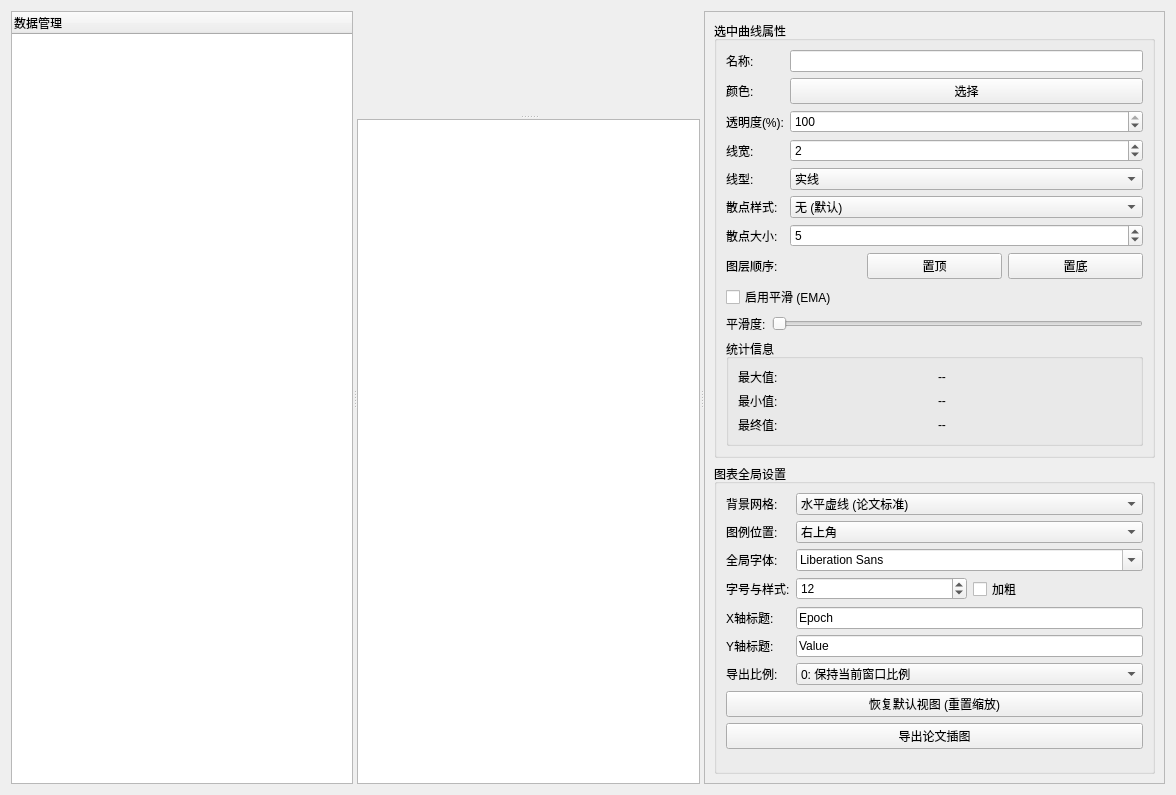
<?xml version="1.0" encoding="UTF-8"?>
<ui version="4.0">
 <class>CsvAnalyzeWidget</class>
 <widget class="QWidget" name="CsvAnalyzeWidget">
  <property name="geometry">
   <rect>
    <x>0</x>
    <y>0</y>
    <width>1176</width>
    <height>795</height>
   </rect>
  </property>
  <property name="windowTitle">
   <string>CsvAnalyzeWidget</string>
  </property>
  <layout class="QVBoxLayout" name="verticalLayout">
   <item>
    <widget class="QSplitter" name="Hsplitter">
     <property name="sizePolicy">
      <sizepolicy hsizetype="Expanding" vsizetype="Expanding">
       <horstretch>0</horstretch>
       <verstretch>0</verstretch>
      </sizepolicy>
     </property>
     <property name="orientation">
      <enum>Qt::Orientation::Horizontal</enum>
     </property>
     <widget class="QTreeWidget" name="treeWidget">
      <property name="headerHidden">
       <bool>false</bool>
      </property>
      <column>
       <property name="text">
        <string>数据管理</string>
       </property>
      </column>
     </widget>
     <widget class="QSplitter" name="Vsplitter">
      <property name="orientation">
       <enum>Qt::Orientation::Vertical</enum>
      </property>
      <widget class="QCustomPlot" name="customPlot" native="true">
       <property name="sizePolicy">
        <sizepolicy hsizetype="Expanding" vsizetype="Expanding">
         <horstretch>0</horstretch>
         <verstretch>0</verstretch>
        </sizepolicy>
       </property>
      </widget>
      <widget class="QTableView" name="tableView"/>
     </widget>
     <widget class="QWidget" name="rightPanelWidget" native="true">
      <property name="sizePolicy">
       <sizepolicy hsizetype="Fixed" vsizetype="Preferred">
        <horstretch>0</horstretch>
        <verstretch>0</verstretch>
       </sizepolicy>
      </property>
      <layout class="QVBoxLayout" name="verticalLayout_2">
       <item>
        <widget class="QScrollArea" name="scrollArea">
         <property name="widgetResizable">
          <bool>true</bool>
         </property>
         <widget class="QWidget" name="scrollAreaWidgetContents">
          <property name="geometry">
           <rect>
            <x>0</x>
            <y>0</y>
            <width>272</width>
            <height>757</height>
           </rect>
          </property>
          <layout class="QVBoxLayout" name="verticalLayout_3">
           <item>
            <widget class="QGroupBox" name="groupCurveProps">
             <property name="title">
              <string>选中曲线属性</string>
             </property>
             <layout class="QVBoxLayout" name="curvePropsLayout">
              <item>
               <layout class="QFormLayout" name="formLayout">
                <item row="0" column="0">
                 <widget class="QLabel" name="labelName">
                  <property name="text">
                   <string>名称:</string>
                  </property>
                 </widget>
                </item>
                <item row="0" column="1">
                 <widget class="QLineEdit" name="editName"/>
                </item>
                <item row="1" column="0">
                 <widget class="QLabel" name="labelColor">
                  <property name="text">
                   <string>颜色:</string>
                  </property>
                 </widget>
                </item>
                <item row="1" column="1">
                 <widget class="QPushButton" name="btnColor">
                  <property name="text">
                   <string>选择</string>
                  </property>
                 </widget>
                </item>
                <item row="2" column="0">
                 <widget class="QLabel" name="labelAlpha">
                  <property name="text">
                   <string>透明度(%):</string>
                  </property>
                 </widget>
                </item>
                <item row="2" column="1">
                 <widget class="QSpinBox" name="spinAlpha">
                  <property name="maximum">
                   <number>100</number>
                  </property>
                  <property name="value">
                   <number>100</number>
                  </property>
                 </widget>
                </item>
                <item row="3" column="0">
                 <widget class="QLabel" name="labelWidth">
                  <property name="text">
                   <string>线宽:</string>
                  </property>
                 </widget>
                </item>
                <item row="3" column="1">
                 <widget class="QSpinBox" name="spinWidth">
                  <property name="minimum">
                   <number>1</number>
                  </property>
                  <property name="maximum">
                   <number>10</number>
                  </property>
                  <property name="value">
                   <number>2</number>
                  </property>
                 </widget>
                </item>
                <item row="4" column="0">
                 <widget class="QLabel" name="labelStyle">
                  <property name="text">
                   <string>线型:</string>
                  </property>
                 </widget>
                </item>
                <item row="4" column="1">
                 <widget class="QComboBox" name="comboStyle">
                  <item>
                   <property name="text">
                    <string>实线</string>
                   </property>
                  </item>
                  <item>
                   <property name="text">
                    <string>虚线</string>
                   </property>
                  </item>
                 </widget>
                </item>
                <item row="5" column="0">
                 <widget class="QLabel" name="labelScatter">
                  <property name="text">
                   <string>散点样式:</string>
                  </property>
                 </widget>
                </item>
                <item row="5" column="1">
                 <widget class="QComboBox" name="comboScatter">
                  <item>
                   <property name="text">
                    <string>无 (默认)</string>
                   </property>
                  </item>
                  <item>
                   <property name="text">
                    <string>圆圈 (Circle)</string>
                   </property>
                  </item>
                  <item>
                   <property name="text">
                    <string>方块 (Square)</string>
                   </property>
                  </item>
                  <item>
                   <property name="text">
                    <string>菱形 (Diamond)</string>
                   </property>
                  </item>
                  <item>
                   <property name="text">
                    <string>三角形 (Triangle)</string>
                   </property>
                  </item>
                 </widget>
                </item>
                <item row="6" column="0">
                 <widget class="QLabel" name="labelScatterSize">
                  <property name="text">
                   <string>散点大小:</string>
                  </property>
                 </widget>
                </item>
                <item row="6" column="1">
                 <widget class="QSpinBox" name="spinScatterSize">
                  <property name="minimum">
                   <number>1</number>
                  </property>
                  <property name="maximum">
                   <number>20</number>
                  </property>
                  <property name="value">
                   <number>5</number>
                  </property>
                 </widget>
                </item>
               </layout>
              </item>
              <item>
               <layout class="QHBoxLayout" name="layerLayout">
                <item>
                 <widget class="QLabel" name="labelLayer">
                  <property name="text">
                   <string>图层顺序:</string>
                  </property>
                 </widget>
                </item>
                <item>
                 <widget class="QPushButton" name="btnBringTop">
                  <property name="text">
                   <string>置顶</string>
                  </property>
                 </widget>
                </item>
                <item>
                 <widget class="QPushButton" name="btnSendBottom">
                  <property name="text">
                   <string>置底</string>
                  </property>
                 </widget>
                </item>
               </layout>
              </item>
              <item>
               <widget class="QCheckBox" name="checkSmooth">
                <property name="text">
                 <string>启用平滑 (EMA)</string>
                </property>
               </widget>
              </item>
              <item>
               <layout class="QHBoxLayout" name="smoothLayout">
                <item>
                 <widget class="QLabel" name="labelSmoothValue">
                  <property name="text">
                   <string>平滑度:</string>
                  </property>
                 </widget>
                </item>
                <item>
                 <widget class="QSlider" name="sliderSmooth">
                  <property name="maximum">
                   <number>99</number>
                  </property>
                  <property name="orientation">
                   <enum>Qt::Orientation::Horizontal</enum>
                  </property>
                 </widget>
                </item>
               </layout>
              </item>
              <item>
               <widget class="QGroupBox" name="groupStats">
                <property name="title">
                 <string>统计信息</string>
                </property>
                <layout class="QGridLayout" name="statsLayout">
                 <item row="0" column="0">
                  <widget class="QLabel" name="labelMaxTitle">
                   <property name="text">
                    <string>最大值:</string>
                   </property>
                  </widget>
                 </item>
                 <item row="0" column="1">
                  <widget class="QLabel" name="labelMaxValue">
                   <property name="text">
                    <string>--</string>
                   </property>
                  </widget>
                 </item>
                 <item row="1" column="0">
                  <widget class="QLabel" name="labelMinTitle">
                   <property name="text">
                    <string>最小值:</string>
                   </property>
                  </widget>
                 </item>
                 <item row="1" column="1">
                  <widget class="QLabel" name="labelMinValue">
                   <property name="text">
                    <string>--</string>
                   </property>
                  </widget>
                 </item>
                 <item row="2" column="0">
                  <widget class="QLabel" name="labelFinalTitle">
                   <property name="text">
                    <string>最终值:</string>
                   </property>
                  </widget>
                 </item>
                 <item row="2" column="1">
                  <widget class="QLabel" name="labelFinalValue">
                   <property name="text">
                    <string>--</string>
                   </property>
                  </widget>
                 </item>
                </layout>
               </widget>
              </item>
             </layout>
            </widget>
           </item>
           <item>
            <widget class="QGroupBox" name="groupGlobalSettings">
             <property name="title">
              <string>图表全局设置</string>
             </property>
             <layout class="QVBoxLayout" name="globalLayout">
              <item>
               <layout class="QFormLayout" name="globalFormLayout">
                <item row="0" column="0">
                 <widget class="QLabel" name="labelGrid">
                  <property name="text">
                   <string>背景网格:</string>
                  </property>
                 </widget>
                </item>
                <item row="0" column="1">
                 <widget class="QComboBox" name="comboGrid">
                  <item>
                   <property name="text">
                    <string>水平虚线 (论文标准)</string>
                   </property>
                  </item>
                  <item>
                   <property name="text">
                    <string>全网格</string>
                   </property>
                  </item>
                  <item>
                   <property name="text">
                    <string>无网格</string>
                   </property>
                  </item>
                 </widget>
                </item>
                <item row="1" column="0">
                 <widget class="QLabel" name="labelLegend">
                  <property name="text">
                   <string>图例位置:</string>
                  </property>
                 </widget>
                </item>
                <item row="1" column="1">
                 <widget class="QComboBox" name="comboLegend">
                  <property name="currentText">
                   <string>右上角</string>
                  </property>
                  <item>
                   <property name="text">
                    <string>右上角</string>
                   </property>
                  </item>
                  <item>
                   <property name="text">
                    <string>右下角</string>
                   </property>
                  </item>
                  <item>
                   <property name="text">
                    <string>隐藏图例</string>
                   </property>
                  </item>
                 </widget>
                </item>
                <item row="2" column="0">
                 <widget class="QLabel" name="labelFont">
                  <property name="text">
                   <string>全局字体:</string>
                  </property>
                 </widget>
                </item>
                <item row="2" column="1">
                 <widget class="QFontComboBox" name="comboFont">
                  <property name="currentFont">
                   <font>
                    <family>Arial</family>
                   </font>
                  </property>
                 </widget>
                </item>
                <item row="3" column="0">
                 <widget class="QLabel" name="labelFontSize">
                  <property name="text">
                   <string>字号与样式:</string>
                  </property>
                 </widget>
                </item>
                <item row="3" column="1">
                 <layout class="QHBoxLayout" name="fontStyleLayout">
                  <item>
                   <widget class="QSpinBox" name="spinFontSize">
                    <property name="minimum">
                     <number>6</number>
                    </property>
                    <property name="maximum">
                     <number>36</number>
                    </property>
                    <property name="value">
                     <number>12</number>
                    </property>
                   </widget>
                  </item>
                  <item>
                   <widget class="QCheckBox" name="checkFontBold">
                    <property name="text">
                     <string>加粗</string>
                    </property>
                   </widget>
                  </item>
                 </layout>
                </item>
                <item row="4" column="0">
                 <widget class="QLabel" name="labelXTitle">
                  <property name="text">
                   <string>X轴标题:</string>
                  </property>
                 </widget>
                </item>
                <item row="4" column="1">
                 <widget class="QLineEdit" name="editXTitle">
                  <property name="text">
                   <string>Epoch</string>
                  </property>
                 </widget>
                </item>
                <item row="5" column="0">
                 <widget class="QLabel" name="labelYTitle">
                  <property name="text">
                   <string>Y轴标题:</string>
                  </property>
                 </widget>
                </item>
                <item row="5" column="1">
                 <widget class="QLineEdit" name="editYTitle">
                  <property name="text">
                   <string>Value</string>
                  </property>
                 </widget>
                </item>
                <item row="6" column="0">
                 <widget class="QLabel" name="labelExportRatio">
                  <property name="text">
                   <string>导出比例:</string>
                  </property>
                 </widget>
                </item>
                <item row="6" column="1">
                 <widget class="QComboBox" name="comboExportRatio">
                  <item>
                   <property name="text">
                    <string>0: 保持当前窗口比例</string>
                   </property>
                  </item>
                  <item>
                   <property name="text">
                    <string>1: 论文单栏排版 (4:3)</string>
                   </property>
                  </item>
                  <item>
                   <property name="text">
                    <string>2: 论文双栏跨版 (2:1)</string>
                   </property>
                  </item>
                 </widget>
                </item>
               </layout>
              </item>
              <item>
               <widget class="QPushButton" name="btnResetZoom">
                <property name="text">
                 <string>恢复默认视图 (重置缩放)</string>
                </property>
               </widget>
              </item>
              <item>
               <widget class="QPushButton" name="btnExportImg">
                <property name="text">
                 <string>导出论文插图</string>
                </property>
               </widget>
              </item>
              <item>
               <spacer name="verticalSpacer">
                <property name="orientation">
                 <enum>Qt::Orientation::Vertical</enum>
                </property>
                <property name="sizeHint" stdset="0">
                 <size>
                  <width>20</width>
                  <height>63</height>
                 </size>
                </property>
               </spacer>
              </item>
             </layout>
            </widget>
           </item>
          </layout>
         </widget>
        </widget>
       </item>
      </layout>
     </widget>
    </widget>
   </item>
  </layout>
 </widget>
 <customwidgets>
  <customwidget>
   <class>QCustomPlot</class>
   <extends>QWidget</extends>
   <header>qcustomplot.h</header>
   <container>1</container>
  </customwidget>
 </customwidgets>
 <resources/>
 <connections/>
</ui>
